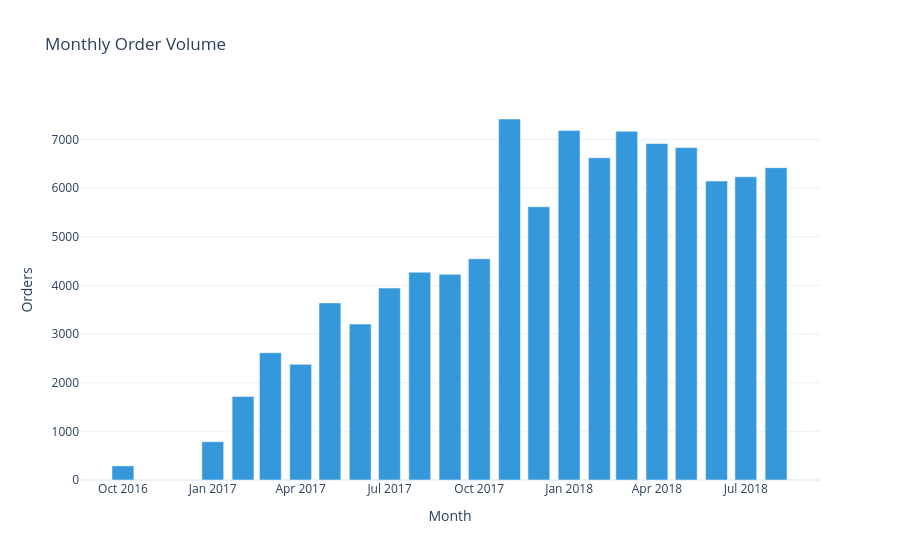

Source (notebook cell):
### Code cell
# Chart 2 — Monthly Orders Count
fig2 = px.bar(
    df, x='year_month', y='total_orders',
    title='Monthly Order Volume',
    labels={'year_month': 'Month', 'total_orders': 'Orders'},
    color_discrete_sequence=['#3498db']
)
fig2.update_layout(template='plotly_white')
fig2.show()
with open(os.path.join(OUT, 'sales_monthly_orders.json'), 'w') as f:
    f.write(fig2.to_json())
print('Exported sales_monthly_orders.json')

### Figure 1 — Plotly figure (JSON) as saved in the notebook; plotly's stock layout.template omitted (floating-point values rounded to 4 significant figures)
{"data": [{"hovertemplate": "Month=%{x}<br>Orders=%{y}<extra></extra>", "legendgroup": "", "marker": {"color": "#3498db", "pattern": {"shape": ""}}, "name": "", "orientation": "v", "showlegend": false, "textposition": "auto", "type": "bar", "x": ["2016-09", "2016-10", "2016-12", "2017-01", "2017-02", "2017-03", "2017-04", "2017-05", "2017-06", "2017-07", "2017-08", "2017-09", "2017-10", "2017-11", "2017-12", "2018-01", "2018-02", "2018-03", "2018-04", "2018-05", "2018-06", "2018-07", "2018-08", "2018-09"], "xaxis": "x", "y": [2, 290, 1, 787, 1718, 2617, 2377, 3640, 3205, 3946, 4272, 4227, 4547, 7421, 5618, 7187, 6624, 7168, 6919, 6833, 6145, 6233, 6421, 1], "yaxis": "y"}], "layout": {"barmode": "relative", "legend": {"tracegroupgap": 0}, "title": {"text": "Monthly Order Volume"}, "xaxis": {"anchor": "y", "domain": [0, 1], "title": {"text": "Month"}}, "yaxis": {"anchor": "x", "domain": [0, 1], "title": {"text": "Orders"}}}}
